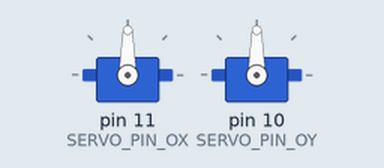
Simulated run of this sketch. Board: Arduino Nano, built with avr-gcc and run on an emulated ATmega328P. Parts: 2 × servo. What the sketch prints to the serial monitor is not drawn.

Above: at 0.05 s.
At 11.55 s:
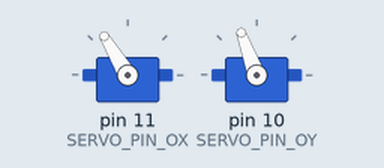
At 14.85 s:
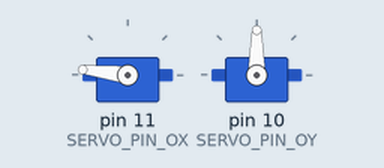
At 18.15 s:
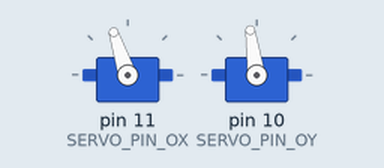
Timing chart, 0 to 23.7 s (numbered marks = the images above):
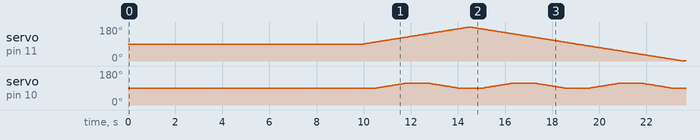

The sketch:

facebot.ino
```cpp
/***********************************************************************************************************************************************************
 *  TITLE: This is an example skecth that will help you interface a servo to an Arduino.
 *
 *  By Frenoy Osburn
 *  YouTube Video: https://youtu.be/NoqjQKcRkVw
 ***********************************************************************************************************************************************************/

  /********************************************************************************************************************
 *  Board Settings:
 *  Board: "Arduino Nano"
 *  Processor: "ATmega328P (Old Bootloader)"
 *  COM Port: Depends *On Your System*
 *********************************************************************************************************************/

#include <Servo.h>

#define SERVO_PIN_OX    11  //PWM pin that is connected to the servo
#define SERVO_PIN_OY    10  //PWM pin that is connected to the servo
#define RESET_PIN 9
#define ANALOG_OY A4
#define ANALOG_OX A5

#define INITIAL_X 90
#define INITIAL_Y 90
#define LIMIT_MIN_Y 25
#define LIMIT_MAX_Y 140

#define RAD 57.2957795

Servo servo_ox;        //create a servo object
Servo servo_oy;        //create a servo object

int servoAngle = 20;     //servo angle which can vary from 0 - 180
int threshold = 20;
int dtime = 50;

long last_command = 0;
long command_timeout = 10 * 1000;

bool ready = false;
void setup()
{
  pinMode(RESET_PIN, INPUT_PULLUP);
  pinMode(ANALOG_OX, INPUT);
  pinMode(ANALOG_OY, INPUT);
  servo_ox.attach(SERVO_PIN_OX);  //attach the pin to the object so that we can send the signal to it
  servo_oy.attach(SERVO_PIN_OY);  //attach the pin to the object so that we can send the signal to

  servo_ox.write(INITIAL_X);
  servo_oy.write(INITIAL_Y);

  Serial.begin(115200);
}

int x = INITIAL_X, y = INITIAL_Y;

void move_servo(int dx, int dy, int dtime) {
  /*
  Serial.print(x);
  Serial.print(" ");
  Serial.print(y);
  Serial.print(" | ");
  Serial.print(dx);
  Serial.print(" ");
  Serial.println(dy);
  */
  x += dx;
  y += dy;

  x = max(0, x);
  x = min(x, 180);
  y = max(LIMIT_MIN_Y, y);
  y = min(y, LIMIT_MAX_Y);

  /*
  if (x < 0) {
    x = 180 + x % 180;
    y = 180 - y;
  } else if (x > 180) {
    x = x % 180;
    y = 180 - y;
  }

  y = max(0, y);
  y = min(y, 180);
  */

  servo_ox.write(x);                                   //move servo to 0 deg
  servo_oy.write(y);                                   //move servo to 0 deg

  delay(dtime);                                           //wait for dtime ms
}

void joystick_loop() {
  int dx = analogRead(ANALOG_OX);
  int dy = analogRead(ANALOG_OY);
  if (dx > 512+threshold || dx < 512-threshold) {
    dx = map(dx, 0, 1023, -servoAngle, servoAngle);
  }
  else dx = 0;
  if (dy > 512+threshold || dy < 512-threshold) {
    dy = map(dy, 0, 1023, -servoAngle, servoAngle);
  }
  else dy = 0;
  if (dx || dy)
  move_servo(dx,dy,dtime);
  if (digitalRead(RESET_PIN) == LOW) {
    dx = -x;
    dy = -y;
    move_servo(dx,dy,dtime);
  }
}

void rotation_loop() {
  move_servo(1,0,dtime/10);
}

bool check_command() {
  if (Serial.available() >= 4) {
    last_command = millis();
    return true;
  }
  return false;
}

void move_servo_smooth(int dx, int dy, int dtime) {
  if (dx > 0)
    for (int i = 0; i < dx && !check_command(); i ++)
      move_servo(1,0,dtime);
  else
    for (int i = 0; i > dx && !check_command(); i --)
      move_servo(-1,0,dtime);

  if (dy > 0)
    for (int i = 0; i < dy && !check_command(); i ++)
      move_servo(0,1,dtime);
  else
    for (int i = 0; i > dy && !check_command(); i --)
      move_servo(0,-1,dtime);
}

void inspection_loop() {
  move_servo_smooth(-x+90,-y+90,dtime);
  for(int i = 90; i < 180 && !check_command(); i ++) {
    move_servo(1,sin(i*4/RAD)*1.5,dtime);
  }
  for(int i = 180; i > 0 && !check_command(); i --) {
    move_servo(-1,sin((180-i)*4/RAD)*1.5,dtime);
  }
  for(int i = 0; i < 90 && !check_command(); i ++) {
    move_servo(1,sin(i*4/RAD)*1.5,dtime);
  }
}

void serial_loop() {
  int dx,dy,sx,sy;
  while(Serial.available() >= 4){
    // fill array
    sx = Serial.read();
    sy = Serial.read();
    dx = Serial.read();
    dy = Serial.read();

    if (sx) dx *= -1;
    if (sy) dy *= -1;

    // use the values
    move_servo(dx,dy,dtime);
    last_command = millis();

    Serial.print(dx);
    Serial.print(" and ");
    Serial.println(dy);
  }

}

void loop()
{
  if (!ready) {
    ready = true;
    Serial.println("Initial");
  }
  delay(100);
  if (millis() - last_command < command_timeout)
    serial_loop();
  else
    inspection_loop();

}
```
